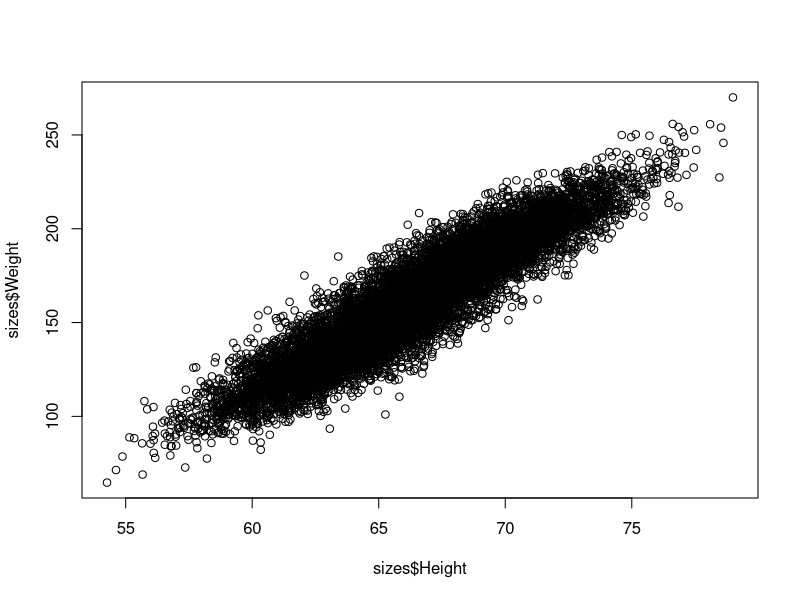
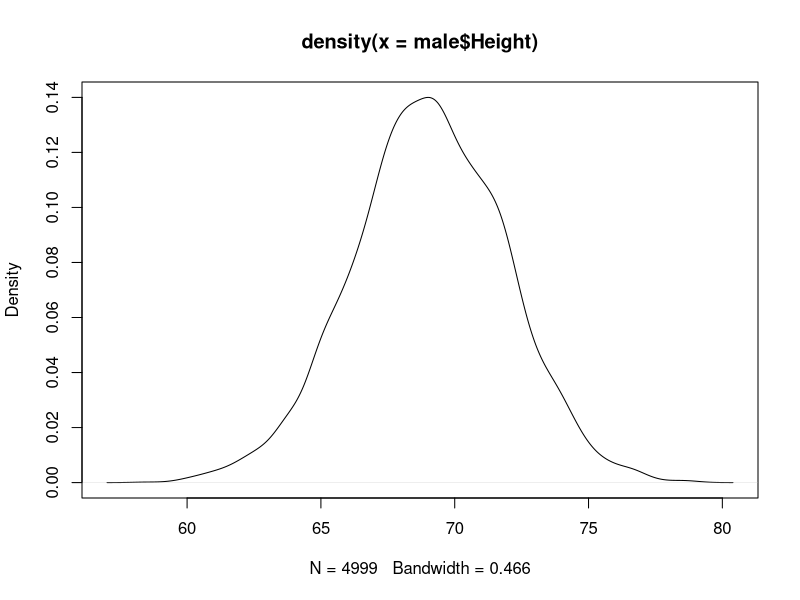
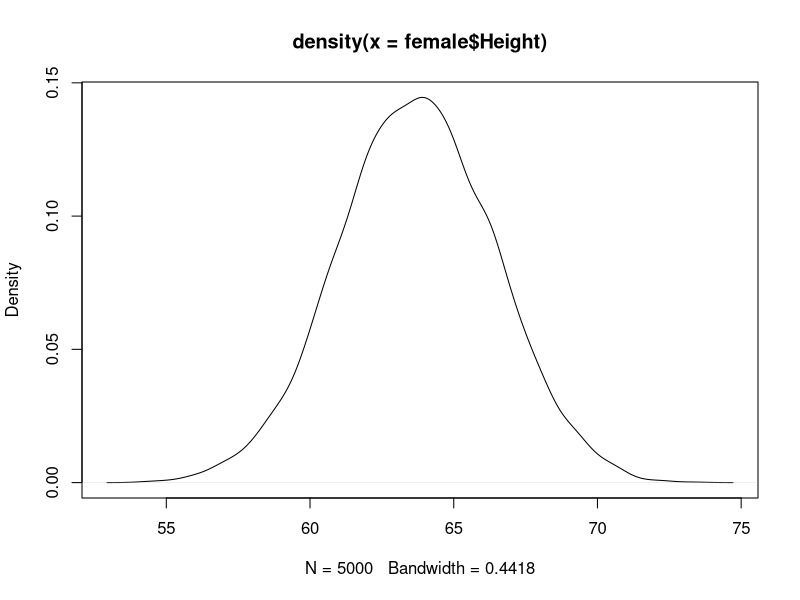
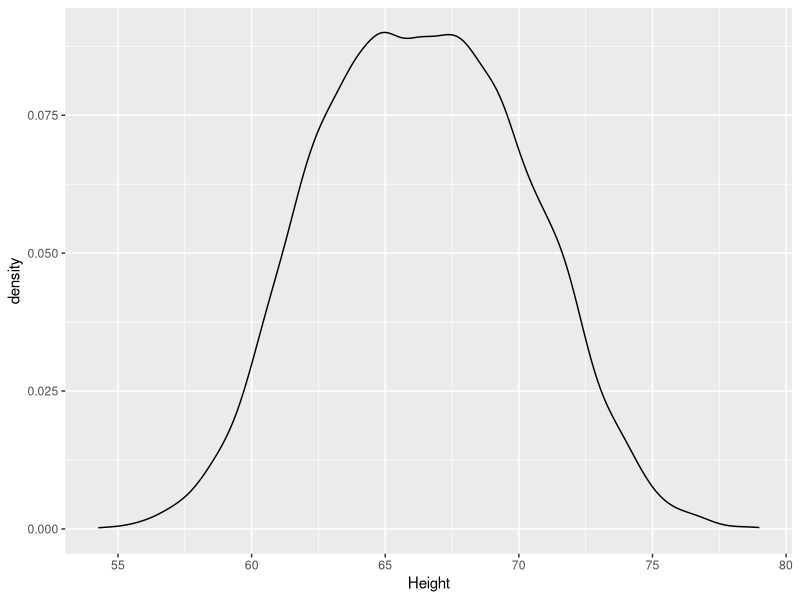
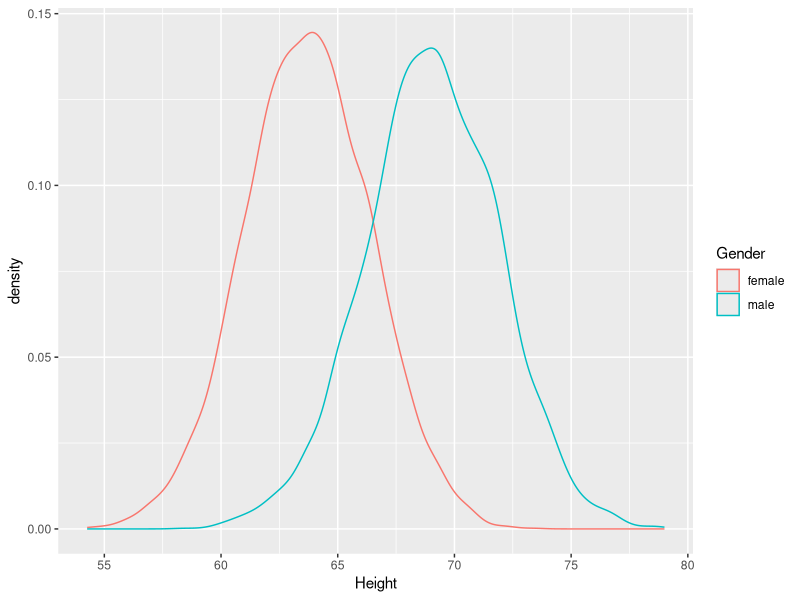
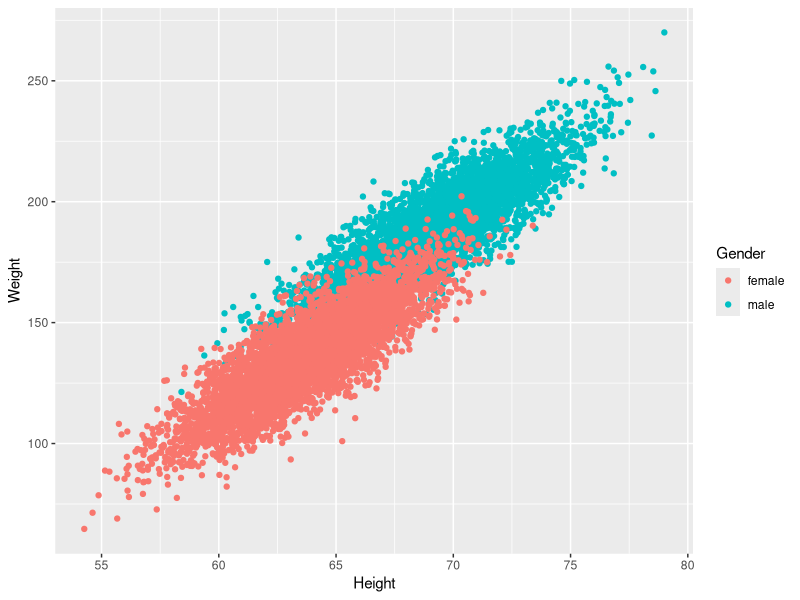

The R source for these figures, in order:
library(ggplot2)
library(reshape2)
library(plyr)


sizes <- read.csv(file = "./dataset.csv")

#str is short for structure(). It reports what's in the data frame.
str(sizes)
plot(x = sizes$Height, y = sizes$Weight)

linearModel <- lm(Weight ~ Height, data= sizes)
summary(linearModel)

male <- subset(sizes, Gender =="male")
female <- subset(sizes, Gender =="female")
summary(male$Height)
summary(female$Height)

plot(density(male$Height))
plot(density(female$Height))

ggplot(data = sizes, aes(x=Height)) + geom_density()


ggplot(sizes, aes(x= Height, color= Gender)) + geom_density() 

ggplot(sizes, aes(x= Height, y= Weight, color = Gender)) + geom_point() 
